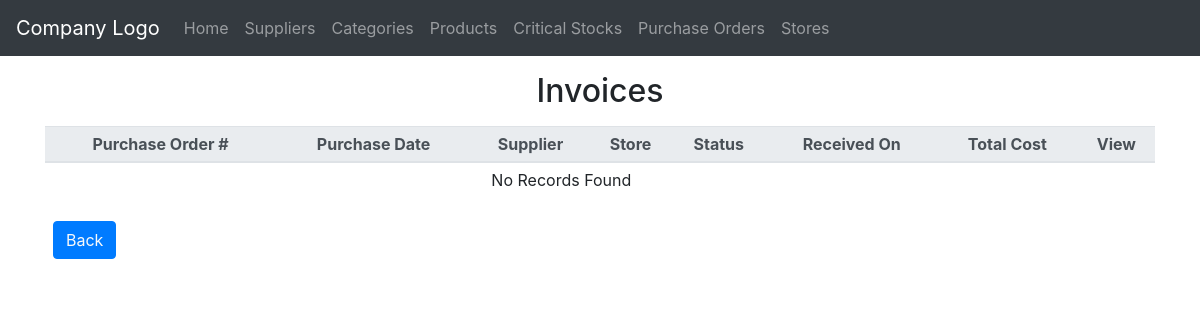
Before: /purchase_orders/invoice.php with the older database file.
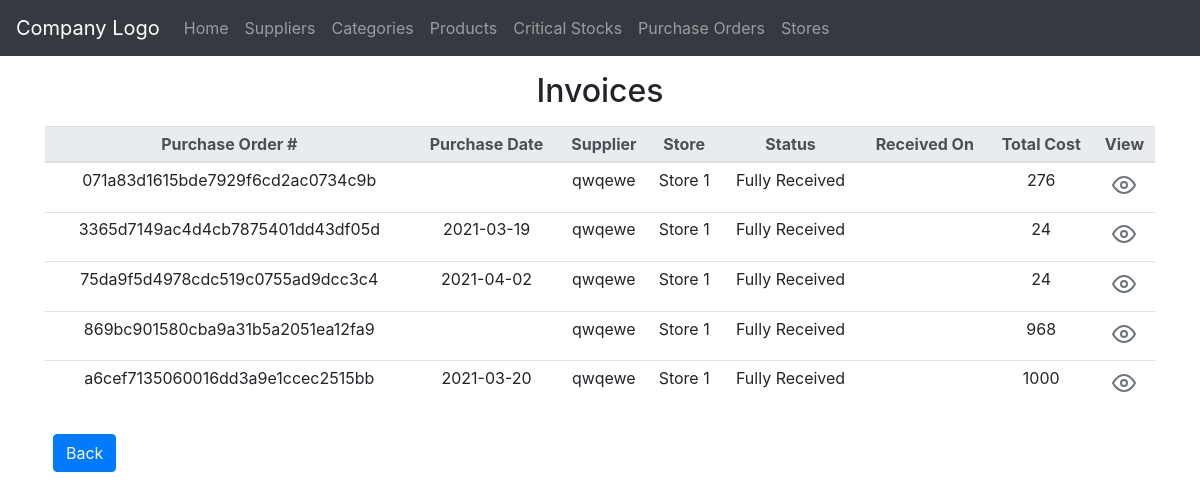
After: the same page with the newer database file.
### tables this page shows
CREATE TABLE `purchase_orders` (
  `purchase_order_id` varchar(32) NOT NULL,
  `product_code` varchar(13) DEFAULT NULL,
  `quantity` float NOT NULL,
  `purchase_cost` float NOT NULL,
  `supplier_id` int(11) NOT NULL,
  `store_id` int(11) NOT NULL,
  `order_date` varchar(10) NOT NULL,
  `delivery_date` varchar(10) NOT NULL,
  `status` varchar(20) NOT NULL,
  `subtotal` float NOT NULL
);

CREATE TABLE `suppliers` (
  `Id` int(11) NOT NULL,
  `CompanyName` varchar(255) NOT NULL,
  `Address` varchar(255) DEFAULT NULL,
  `ContactNumber` varchar(13) DEFAULT NULL,
  `Email` varchar(255) DEFAULT NULL
);

CREATE TABLE `stores` (
  `Id` int(11) NOT NULL,
  `Name` varchar(255) NOT NULL,
  `Address` varchar(255) DEFAULT NULL
);

### private/query_functions.php (called while the page is built, shortened)
<?php
  function find_supplier_by_id($id, $options=[]) {
    global $db;
    $sql = "SELECT * FROM suppliers ";
    $sql .= "WHERE Id='" . db_escape($db, $id) . "' ";
    $result = mysqli_query($db, $sql);
    $supplier = mysqli_fetch_assoc($result);
    return $supplier;
  }
  function find_store_by_id($id, $options=[]) {
    global $db;
    $sql = "SELECT * FROM stores ";
    $sql .= "WHERE Id='" . db_escape($db, $id) . "' ";
    $result = mysqli_query($db, $sql);
    $store = mysqli_fetch_assoc($result);
    return $store;
  }
  function find_po_fully_received($options=[]) {
    global $db;
    $sql = "SELECT * FROM purchase_orders ";
    $sql .= "WHERE status= 'Fully Received' ";
    $result = mysqli_query($db, $sql);
    return $result;
  }
?>

### private/functions.php (called while the page is built, shortened)
<?php
function url_for($script_path) {
  if($script_path[0] != '/') {
    $script_path = "/" . $script_path;
  }
  return WWW_ROOT . $script_path;
}
function h($string="") {
  return htmlspecialchars($string);
}
?>

### private/db_functions.php (called while the page is built, shortened)
<?php
  function db_escape($connection, $string) {
    return mysqli_real_escape_string($connection, $string);
  }
?>

### public/purchase_orders/invoice.php (the view, shortened to what this page needs)
<?php
$po_list = find_po_fully_received();
?>
<?php require('../../private/shared/public_header.php');?>
<?php require('../../private/shared/public_navigation.php');?>
<div class="container">
      	<h2 class="my-3 text-center">Invoices</h2>
     <table class="mx-auto table table-sm table-hover table-responsive-md text-center" id="po_table">
    	<thead class="thead-light">
    		<tr>
    			<th>Purchase Order #</th>
    			<th>Purchase Date</th>
	    		<th>Supplier</th>
	    		<th>Store</th>
	    		<th>Status</th>
                <th>Received On</th>
                <th>Total Cost</th>
                <th>View</th>
    		</tr>
    	</thead>
    	<tbody>
    	    <?php if (mysqli_num_rows($po_list)>0){
    	    	while($po = mysqli_fetch_assoc($po_list)) { ?>
    		<tr>
    			<td><?php echo h($po['purchase_order_id']); ?></td>
                <td><?php echo h($po['order_date']); ?></td>
                <td><?php $supplier = find_supplier_by_id($po['supplier_id']);
                 echo $supplier['CompanyName'];
                ?></td>
                <td><?php $store = find_store_by_id($po['store_id']);
                     echo $store['Name'];?></td>
                <td><?php echo h($po['status']); ?></td>
                <td><?php echo h($po['received_on']); ?></td>
                <td ><?php echo h($po['subtotal']); ?></td>
    			<td><a class="btn btn-sm bg-transparent text-secondary"  href="<?php echo url_for('purchase_orders/create_invoice.php?id='. $po['purchase_order_id'])?>">
                    <i data-feather="eye"></i>
                </a></td>
    		</tr>
    		<?php }}else{ ?>
    			<tr><td colspan="7" align="center">No Records Found</td></tr>
    		<?php }?>
    	</tbody>
    </table>
    <a class="btn btn-primary text-light m-2" href="<?php echo url_for('purchase_orders/index.php')?>" >Back</a>
</div>
<?php require('../../private/shared/public_footer.php');?>

Changed rows visible on the page:
added purchase_orders: purchase_order_id "071a83d1615bde7929f6cd2ac0734c9b", supplier.CompanyName "qwqewe", store.Name "Store 1", status "Fully Received", subtotal "276"
added purchase_orders: purchase_order_id "3365d7149ac4d4cb7875401dd43df05d", order_date "2021-03-19", supplier.CompanyName "qwqewe", store.Name "Store 1", status "Fully Received", subtotal "24"
added purchase_orders: purchase_order_id "75da9f5d4978cdc519c0755ad9dcc3c4", order_date "2021-04-02", supplier.CompanyName "qwqewe", store.Name "Store 1", status "Fully Received", subtotal "24"
added purchase_orders: purchase_order_id "869bc901580cba9a31b5a2051ea12fa9", supplier.CompanyName "qwqewe", store.Name "Store 1", status "Fully Received", subtotal "968"
added purchase_orders: purchase_order_id "a6cef7135060016dd3a9e1ccec2515bb", order_date "2021-03-20", supplier.CompanyName "qwqewe", store.Name "Store 1", status "Fully Received", subtotal "1000"
Other visible differences:
text no longer shown: "No Records Found"
